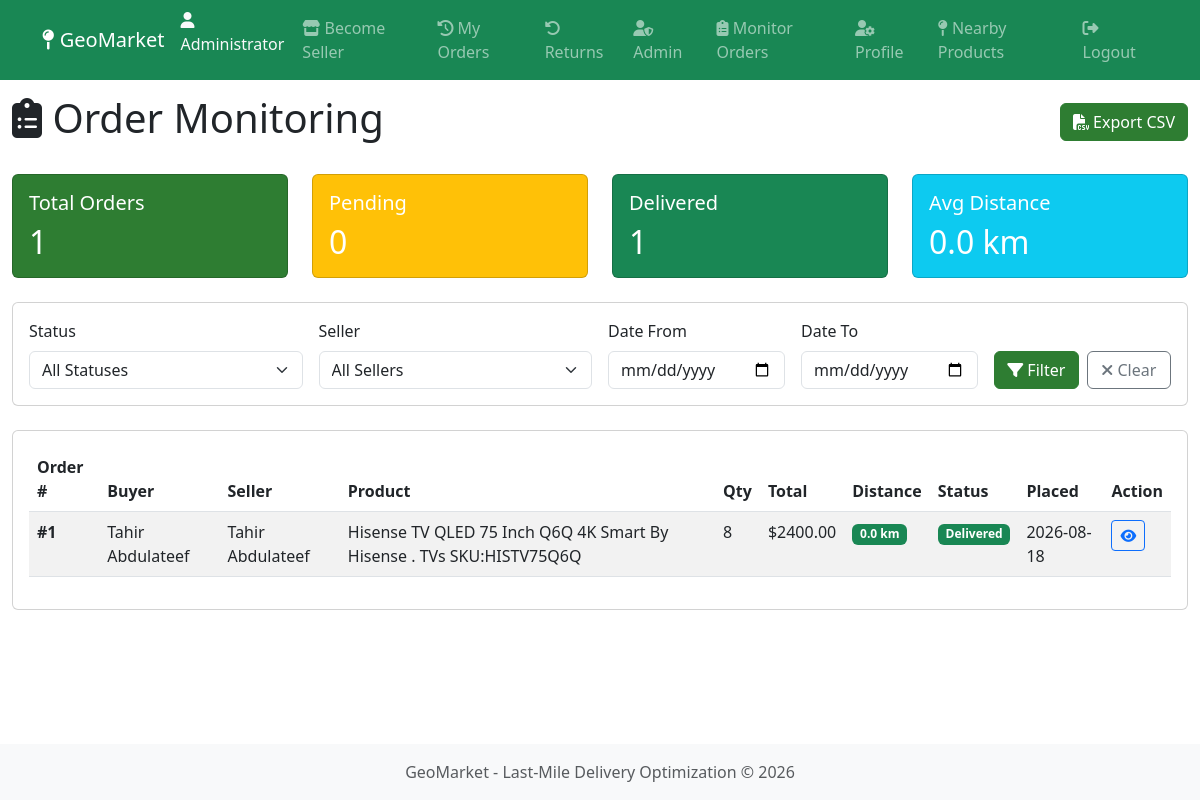
Page /admin/orders (signed in) on the committed database.
### app/models.py (models this page shows, shortened)
class User(db.Model, UserMixin):
    __tablename__ = 'users'
    id = db.Column(db.Integer, primary_key=True)
    email = db.Column(db.String(120), unique=True, nullable=False, index=True)
    password_hash = db.Column(db.String(128), nullable=False)
    full_name = db.Column(db.String(100), nullable=False)
    role = db.Column(db.String(20), nullable=False, default='buyer')
    is_verified_seller = db.Column(db.Boolean, default=False)
    is_active = db.Column(db.Boolean, default=True)
    created_at = db.Column(db.DateTime, default=datetime.utcnow)
    last_login = db.Column(db.DateTime, nullable=True)
    location = db.relationship('Location', backref='user', uselist=False, cascade='all, delete-orphan')
    products = db.relationship('Product', backref='seller', lazy='dynamic')
    orders_as_buyer = db.relationship('Order', foreign_keys='Order.buyer_id', backref='buyer', lazy='dynamic')
    orders_as_seller = db.relationship('Order', foreign_keys='Order.seller_id', backref='seller', lazy='dynamic')
    seller_application = db.relationship('SellerApplication', backref='applicant', uselist=False, cascade='all, delete-orphan', foreign_keys='SellerApplication.user_id')
    def is_seller(self):
        return self.role == 'seller' and self.is_verified_seller

class Order(db.Model):
    __tablename__ = 'orders'
    id = db.Column(db.Integer, primary_key=True)
    buyer_id = db.Column(db.Integer, db.ForeignKey('users.id'), nullable=False)
    seller_id = db.Column(db.Integer, db.ForeignKey('users.id'), nullable=False)
    product_id = db.Column(db.Integer, db.ForeignKey('products.id'), nullable=False)
    quantity = db.Column(db.Integer, nullable=False, default=1)
    total_price = db.Column(db.Float, nullable=False)
    status = db.Column(db.String(20), nullable=False, default='pending')
    delivery_lat = db.Column(db.Float, nullable=False)
    delivery_lng = db.Column(db.Float, nullable=False)
    delivery_address = db.Column(db.String(255), nullable=True)
    placed_at = db.Column(db.DateTime, default=datetime.utcnow)
    updated_at = db.Column(db.DateTime, default=datetime.utcnow, onupdate=datetime.utcnow)
    product = db.relationship('Product', backref='orders')

class Product(db.Model):
    __tablename__ = 'products'
    id = db.Column(db.Integer, primary_key=True)
    seller_id = db.Column(db.Integer, db.ForeignKey('users.id'), nullable=False)
    name = db.Column(db.String(200), nullable=False)
    description = db.Column(db.Text, nullable=True)
    category = db.Column(db.String(50), nullable=False)
    price = db.Column(db.Float, nullable=False)
    stock_quantity = db.Column(db.Integer, nullable=False, default=0)
    image_url = db.Column(db.String(255), nullable=True)
    is_active = db.Column(db.Boolean, default=True)
    created_at = db.Column(db.DateTime, default=datetime.utcnow)
    updated_at = db.Column(db.DateTime, default=datetime.utcnow, onupdate=datetime.utcnow)

### app/routes/admin.py (the view)
@admin_bp.route('/orders')
@login_required
@admin_required
def orders():
    status_filter = request.args.get('status', '')
    seller_filter = request.args.get('seller', '')
    date_from = request.args.get('date_from', '')
    date_to = request.args.get('date_to', '')
    query = Order.query
    if status_filter:
        query = query.filter(Order.status == status_filter)
    if seller_filter:
        query = query.filter(Order.seller_id == int(seller_filter))
    if date_from:
        query = query.filter(Order.placed_at >= datetime.strptime(date_from, '%Y-%m-%d'))
    if date_to:
        query = query.filter(Order.placed_at <= datetime.strptime(date_to, '%Y-%m-%d'))
    orders = query.order_by(Order.placed_at.desc()).all()
    for order in orders:
        distance = None
        if order.product and order.product.seller and order.product.seller.location:
            seller_lat = order.product.seller.location.latitude
            seller_lng = order.product.seller.location.longitude
            if seller_lat and order.delivery_lat:
                distance = calculate_distance(
                    order.delivery_lat,
                    order.delivery_lng,
                    seller_lat,
                    seller_lng
                )
        order.delivery_distance = distance
    sellers = User.query.filter_by(role='seller', is_verified_seller=True).all()
    status_options = ['pending', 'confirmed', 'shipped', 'delivered', 'cancelled']
    total_orders = len(orders)
    pending_count = Order.query.filter_by(status='pending').count()
    delivered_count = Order.query.filter_by(status='delivered').count()
    distances = [o.delivery_distance for o in orders if o.delivery_distance is not None]
    avg_distance = sum(distances) / len(distances) if distances else 0
    stats = {
        'total': total_orders,
        'pending': pending_count,
        'delivered': delivered_count,
        'avg_distance': round(avg_distance, 2)
    }
    return render_template(
        'admin/orders.html',
        orders=orders,
        sellers=sellers,
        status_options=status_options,
        stats=stats,
        status_filter=status_filter,
        seller_filter=seller_filter,
        date_from=date_from,
        date_to=date_to
    )

### app/templates/admin/orders.html (shortened to what this page needs)
{% extends "base.html" %}
{% block content %}
<div class="container-fluid py-4">
    <div class="d-flex justify-content-between align-items-center mb-4">
        <h1><i class="fas fa-clipboard-list"></i> Order Monitoring</h1>
        <div>
            <a href="{{ url_for('admin.export_orders') }}" class="btn btn-success">
                <i class="fas fa-file-csv"></i> Export CSV
            </a>
        </div>
    </div>
    <div class="row mb-4">
        <div class="col-md-3">
            <div class="card text-white bg-primary">
                <div class="card-body">
                    <h5 class="card-title">Total Orders</h5>
                    <h2 class="mb-0">{{ stats.total }}</h2>
                </div>
            </div>
        </div>
        <div class="col-md-3">
            <div class="card text-white bg-warning">
                <div class="card-body">
                    <h5 class="card-title">Pending</h5>
                    <h2 class="mb-0">{{ stats.pending }}</h2>
                </div>
            </div>
        </div>
        <div class="col-md-3">
            <div class="card text-white bg-success">
                <div class="card-body">
                    <h5 class="card-title">Delivered</h5>
                    <h2 class="mb-0">{{ stats.delivered }}</h2>
                </div>
            </div>
        </div>
        <div class="col-md-3">
            <div class="card text-white bg-info">
                <div class="card-body">
                    <h5 class="card-title">Avg Distance</h5>
                    <h2 class="mb-0">{{ stats.avg_distance }} km</h2>
                </div>
            </div>
        </div>
    </div>
    <div class="card mb-4">
        <div class="card-body">
            <form method="GET" class="row g-3">
                <div class="col-md-3">
                    <label class="form-label">Status</label>
                    <select name="status" class="form-select">
                        <option value="">All Statuses</option>
                    </select>
                </div>
                <div class="col-md-3">
                    <label class="form-label">Seller</label>
                    <select name="seller" class="form-select">
                        <option value="">All Sellers</option>
                    </select>
                </div>
                <div class="col-md-2">
                    <label class="form-label">Date From</label>
                    <input type="date" name="date_from" class="form-control" value="{{ date_from }}">
                </div>
                <div class="col-md-2">
                    <label class="form-label">Date To</label>
                    <input type="date" name="date_to" class="form-control" value="{{ date_to }}">
                </div>
                <div class="col-md-2 d-flex align-items-end">
                    <button type="submit" class="btn btn-primary w-100">
                        <i class="fas fa-filter"></i> Filter
                    </button>
                    <a href="{{ url_for('admin.orders') }}" class="btn btn-outline-secondary w-100 ms-2">
                        <i class="fas fa-times"></i> Clear
                    </a>
                </div>
            </form>
        </div>
    </div>
    <div class="card">
        <div class="card-body">
            <div class="table-responsive">
                <table class="table table-hover table-striped">
                    <thead>
                        <tr>
                            <th>Order #</th>
                            <th>Buyer</th>
                            <th>Seller</th>
                            <th>Product</th>
                            <th>Qty</th>
                            <th>Total</th>
                            <th>Distance</th>
                            <th>Status</th>
                            <th>Placed</th>
                            <th>Action</th>
                        </tr>
                    </thead>
                    <tbody>
                        {% if orders %}
                            {% for order in orders %}
                            <tr>
                                <td><strong>#{{ order.id }}</strong></td>
                                <td>{{ order.buyer.full_name if order.buyer else 'N/A' }}</td>
                                <td>{{ order.seller.full_name if order.seller else 'N/A' }}</td>
                                <td>{{ order.product.name if order.product else 'Deleted' }}</td>
                                <td>{{ order.quantity }}</td>
                                <td>${{ "%.2f"|format(order.total_price) }}</td>
                                <td>
                                    {% if order.delivery_distance is not none %}
                                        <span class="badge bg-{{ 'success' if order.delivery_distance < 10 else 'warning' if order.delivery_distance < 50 else 'danger' }}">
                                            {{ "%.1f"|format(order.delivery_distance) }} km
                                        </span>
                                    {% else %}
                                        <span class="text-muted">N/A</span>
                                    {% endif %}
                                </td>
                                <td>
                                    <span class="badge bg-{{
                                        'warning' if order.status == 'pending' else
                                        'info' if order.status == 'confirmed' else
                                        'primary' if order.status == 'shipped' else
                                        'success' if order.status == 'delivered' else
                                        'danger'
                                    }}">
                                        {{ order.status.capitalize() }}
                                    </span>
                                </td>
                                <td>{{ order.placed_at.strftime('%Y-%m-%d') }}</td>
                                <td>
                                    <a href="{{ url_for('admin.order_detail', order_id=order.id) }}"
                                       class="btn btn-sm btn-outline-primary">
                                        <i class="fas fa-eye"></i>
                                    </a>
                                </td>
                            </tr>
                            {% endfor %}
                        {% endif %}
                    </tbody>
                </table>
            </div>
        </div>
    </div>
</div>
{% endblock %}

### app/templates/base.html (shortened to what this page needs)
<!DOCTYPE html>
<html lang="en">
<head>
    <link href="https://cdn.jsdelivr.net/npm/bootstrap@5.3.0/dist/css/bootstrap.min.css" rel="stylesheet">
    <link rel="stylesheet" href="https://cdnjs.cloudflare.com/ajax/libs/font-awesome/6.4.0/css/all.min.css">
</head>
<body>
    <nav class="navbar navbar-expand-lg navbar-dark bg-success fixed-top">
        <div class="container">
            <a class="navbar-brand" href="{{ url_for('main.index') }}">
                <i class="fas fa-map-pin"></i> GeoMarket
            </a>
            <div class="collapse navbar-collapse" id="navbarNav">
                <ul class="navbar-nav ms-auto">
                    {% if current_user.is_authenticated %}
                        <li class="nav-item">
                            <span class="navbar-text text-light">
                                <i class="fas fa-user"></i> {{ current_user.full_name }}
                            </span>
                        </li>
                        <li class="nav-item">
                            <a class="nav-link" href="{{ url_for('auth.apply_seller') }}">
                                <i class="fas fa-store"></i> Become Seller
                            </a>
                        </li>
                        {% if current_user.is_authenticated and not current_user.is_seller() %}
                            <li class="nav-item">
                                <a class="nav-link" href="{{ url_for('orders.buyer_history') }}">
                                    <i class="fas fa-history"></i> My Orders
                                </a>
                            </li>
                            <li class="nav-item">
                                <a class="nav-link" href="{{ url_for('returns.seller_returns') }}">
                                    <i class="fas fa-undo-alt"></i> Returns
                                </a>
                            </li>
                        {% endif %}
                        {% if current_user.role == 'admin' %}
                            <li class="nav-item">
                                <a class="nav-link" href="{{ url_for('admin.applications') }}">
                                    <i class="fas fa-user-shield"></i> Admin
                                </a>
                            </li>
                            <li class="nav-item">
                                <a class="nav-link" href="{{ url_for('admin.orders') }}">
                                    <i class="fas fa-clipboard-list"></i> Monitor Orders
                                </a>
                            </li>
                        {% endif %}
                        <li class="nav-item">
                            <a class="nav-link" href="{{ url_for('auth.profile') }}">
                                <i class="fas fa-user-cog"></i> Profile
                            </a>
                        </li>
                        <li class="nav-item">
                            <a class="nav-link" href="{{ url_for('main.index') }}">
                                <i class="fas fa-map-pin"></i> Nearby Products
                            </a>
                        </li>
                        <li class="nav-item">
                            <a class="nav-link" href="{{ url_for('auth.logout') }}">
                                <i class="fas fa-sign-out-alt"></i> Logout
                            </a>
                        </li>
                    {% endif %}
                </ul>
            </div>
        </div>
    </nav>
    <main>
        {% block content %}{% endblock %}
    </main>
    <footer class="footer mt-auto py-3 bg-light" style="position: fixed; bottom: 0; width: 100%; z-index: 1000;">
    <div class="container text-center">
        <span class="text-muted">GeoMarket - Last-Mile Delivery Optimization &copy; 2026</span>
    </div>
    </footer>
</body>
</html>

### rows in the picture
User: full_name "Administrator"
Order: id "1", buyer "Tahir Abdulateef", seller "Tahir Abdulateef", product "Hisense TV QLED 75 Inch Q6Q 4K Smart By Hisense . TVs SKU:HISTV75Q6Q", quantity "8", total_price "2400.00", delivery_distance "0.0", status "Delivered", placed_at "2026-08-18"

### other values in the picture
{{ stats.total }} "1"
{{ stats.pending }} "0"
{{ stats.delivered }} "1"
{{ stats.avg_distance }} "0.0"
